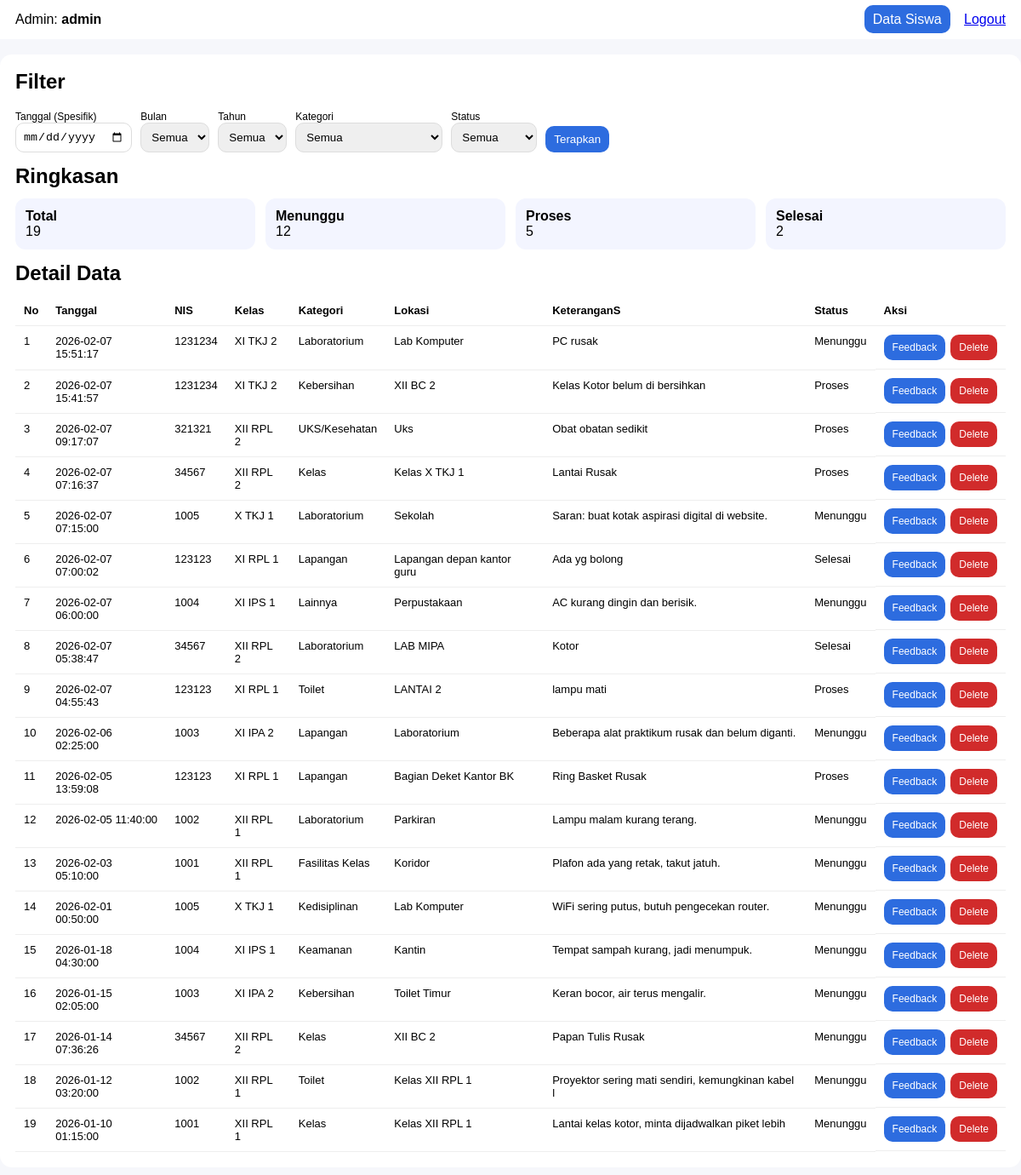
The page /pengaduan_sekolah_baru/public/admin_dashboard.php (signed in) on the database as committed earlier.
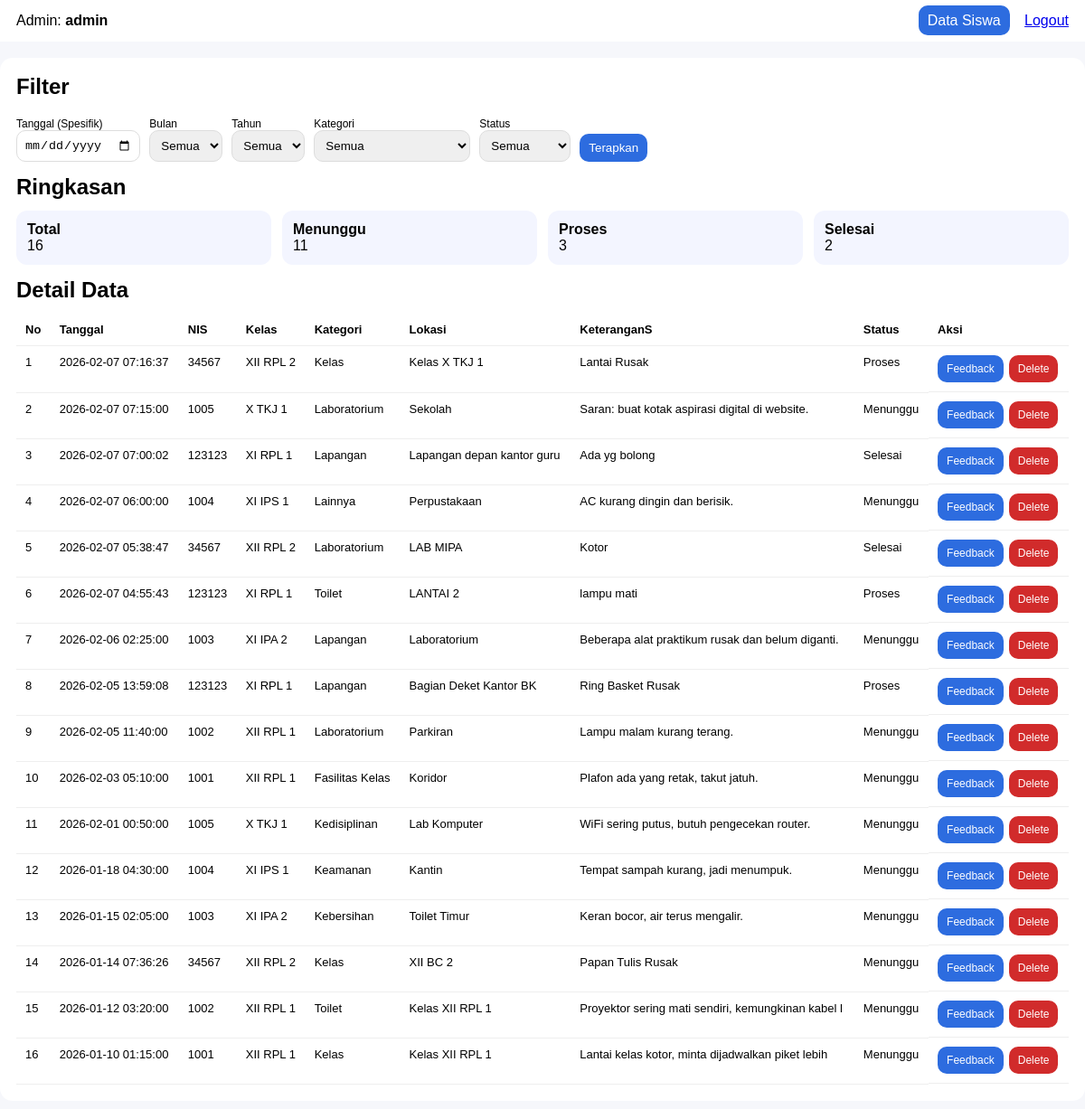
The same page on the database as committed later.
### tables this page shows
CREATE TABLE `input_aspirasi` (
  `id_pelaporan` int(5) NOT NULL,
  `nis` int(10) NOT NULL,
  `id_kategori` int(5) NOT NULL,
  `lokasi` varchar(50) NOT NULL,
  `ket` varchar(50) NOT NULL,
  `created_at` timestamp NOT NULL DEFAULT current_timestamp()
);

CREATE TABLE `siswa` (
  `nis` int(10) NOT NULL,
  `nama` varchar(100) NOT NULL,
  `kelas` varchar(10) NOT NULL,
  `password_hash` varchar(255) NOT NULL,
  `created_at` datetime NOT NULL DEFAULT current_timestamp()
);

CREATE TABLE `kategori` (
  `id_kategori` int(5) NOT NULL,
  `ket_kategori` varchar(30) NOT NULL
);

### pengaduan_sekolah_baru/public/admin_dashboard.php (the view, shortened to what this page needs)
<?php
require_once __DIR__ . "/../config/koneksi.php";
$tanggal = trim($_GET['tanggal'] ?? '');
$where = "1=1";
$sql = "
  SELECT ia.id_pelaporan, ia.created_at, ia.nis, s.kelas,
         k.ket_kategori, ia.lokasi, ia.ket,
         COALESCE(a.status,'Menunggu') status, a.feedback
  FROM input_aspirasi ia
  JOIN siswa s ON s.nis=ia.nis
  JOIN kategori k ON k.id_kategori=ia.id_kategori
  LEFT JOIN aspirasi a ON a.id_pelaporan=ia.id_pelaporan
  WHERE $where
  ORDER BY ia.created_at DESC
";
$stmt = mysqli_prepare($conn, $sql);
mysqli_stmt_execute($stmt);
$res = mysqli_stmt_get_result($stmt);
$sql2 = "
  SELECT
    COUNT(*) total,
    SUM(CASE WHEN COALESCE(a.status,'Menunggu')='Menunggu' THEN 1 ELSE 0 END) menunggu,
    SUM(CASE WHEN COALESCE(a.status,'Menunggu')='Proses' THEN 1 ELSE 0 END) proses,
    SUM(CASE WHEN COALESCE(a.status,'Menunggu')='Selesai' THEN 1 ELSE 0 END) selesai
  FROM input_aspirasi ia
  LEFT JOIN aspirasi a ON a.id_pelaporan=ia.id_pelaporan
  WHERE $where
";
$stmt2 = mysqli_prepare($conn, $sql2);
mysqli_stmt_execute($stmt2);
$stat = mysqli_fetch_assoc(mysqli_stmt_get_result($stmt2));
?>
<!doctype html>
<html>
<head>
</head>
<body>
  <div class="bar">
    <div>Admin: <b><?= htmlspecialchars($_SESSION['admin_user']) ?></b></div>
    <div>
      <a class="btn" href="admin_siswa.php">Data Siswa</a>
      <a href="logout.php" style="margin-left:12px">Logout</a>
    </div>
  </div>
  <div class="card">
    <div class="no-print">
      <h2 style="margin-top:0">Filter</h2>
      <form method="get" style="display:flex;gap:10px;flex-wrap:wrap;align-items:end">
        <div>
          <div style="font-size:12px">Tanggal (Spesifik)</div>
          <input type="date" name="tanggal" value="<?= htmlspecialchars($tanggal) ?>">
        </div>
        <div>
          <div style="font-size:12px">Bulan</div>
          <select name="bulan">
            <option value="">Semua</option>
          </select>
        </div>
        <div>
          <div style="font-size:12px">Tahun</div>
          <select name="tahun">
            <option value="">Semua</option>
          </select>
        </div>
        <div>
          <div style="font-size:12px">Kategori</div>
          <select name="kategori">
            <option value="0">Semua</option>
          </select>
        </div>
        <div>
          <div style="font-size:12px">Status</div>
          <select name="status">
            <option value="">Semua</option>
          </select>
        </div>
        <button type="submit">Terapkan</button>
      </form>
    </div>
    <h2 style="margin:14px 0 6px">Ringkasan</h2>
    <div class="grid">
      <div class="box"><b>Total</b><div><?= (int)$stat['total'] ?></div></div>
      <div class="box"><b>Menunggu</b><div><?= (int)$stat['menunggu'] ?></div></div>
      <div class="box"><b>Proses</b><div><?= (int)$stat['proses'] ?></div></div>
      <div class="box"><b>Selesai</b><div><?= (int)$stat['selesai'] ?></div></div>
    </div>
    <h2 style="margin:14px 0 6px">Detail Data</h2>
    <table>
<thead>
  <tr>
    <th>No</th>
    <th>Tanggal</th><th>NIS</th><th>Kelas</th><th>Kategori</th><th>Lokasi</th><th>KeteranganS</th><th>Status</th><th>Aksi</th>
  </tr>
</thead>
<tbody>
  <?php $no = 1; ?>
  <?php while($r=mysqli_fetch_assoc($res)): ?>
  <tr>
    <td><?= $no++ ?></td>
    <td><?= htmlspecialchars($r['created_at']) ?></td>
    <td><?= htmlspecialchars($r['nis']) ?></td>
    <td><?= htmlspecialchars($r['kelas']) ?></td>
    <td><?= htmlspecialchars($r['ket_kategori']) ?></td>
    <td><?= htmlspecialchars($r['lokasi']) ?></td>
    <td><?= htmlspecialchars($r['ket']) ?></td>
    <td><?= htmlspecialchars($r['status']) ?></td>
    <td style="display:flex;gap:6px">
    <a class="action-btn" href="admin_aspirasi_detail.php?id=<?= (int)$r['id_pelaporan'] ?>">Feedback</a>
    <form method="post" onsubmit="return confirm('Hapus data aspirasi ini?')" style="margin:0">
      <button class="action-btn" name="hapus_aspirasi" value="1"
        style="background:#d12b2b">Delete</button>
    </form>
  </td>
  </tr>
  <?php endwhile; ?>
</tbody>
    </table>
  </div>
</body>
</html>

### pengaduan_sekolah_baru/public/admin_dashboard.php (style rules this page uses)
body { font-family:Arial;background:#f6f7fb;margin:0 }
.bar { background:#fff;padding:14px 18px;display:flex;justify-content:space-between;align-items:center }
.card { max-width:1200px;margin:18px auto;background:#fff;border-radius:14px;padding:18px }
input,select { padding:8px;border:1px solid #ddd;border-radius:10px }
button,a.btn { padding:8px 10px;border:0;border-radius:10px;background:#2d6cdf;color:#fff;text-decoration:none;cursor:pointer }
table { width:100%;border-collapse:collapse;margin-top:12px }
th,td { padding:10px;border-bottom:1px solid #eee;text-align:left;font-size:13px;vertical-align:top }
.grid { display:grid;grid-template-columns:repeat(4,1fr);gap:12px;margin-top:12px }
.box { background:#f3f5ff;border-radius:12px;padding:12px }
.action-btn { display:inline-block;padding:8px 10px;border-radius:10px;background:#2d6cdf;color:#fff;text-decoration:none;font-size:12px; }

Rows that differ between the two databases and show on the page:
removed input_aspirasi: created_at "2026-02-07 15:51:17", nis "1231234", nis.kelas "XI TKJ 2", id_kategori.ket_kategori "Laboratorium", lokasi "Lab Komputer", ket "PC rusak", status "Menunggu"
removed input_aspirasi: created_at "2026-02-07 15:41:57", nis "1231234", nis.kelas "XI TKJ 2", id_kategori.ket_kategori "Kebersihan", lokasi "XII BC 2", ket "Kelas Kotor belum di bersihkan", status "Proses"
removed input_aspirasi: created_at "2026-02-07 09:17:07", nis "321321", nis.kelas "XII RPL 2", id_kategori.ket_kategori "UKS/Kesehatan", lokasi "Uks", ket "Obat obatan sedikit", status "Proses"
Other text that changed with them:
$stat['total']: "19" → "16"
$stat['menunggu']: "12" → "11"
$stat['proses']: "5" → "3"
